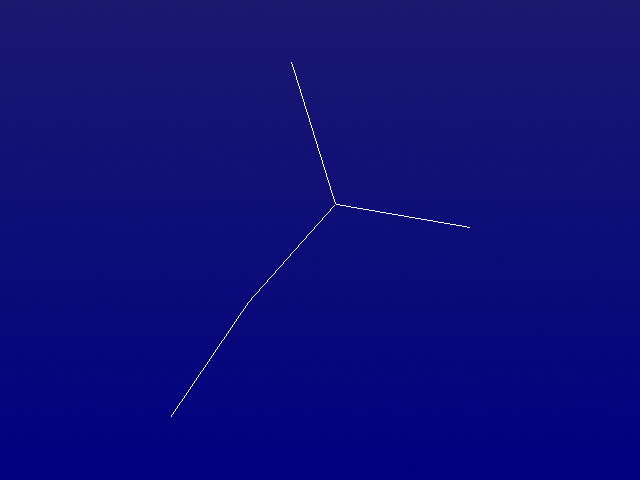

Here is the Python script that generated this plot:
#!/usr/bin/env python

# Generate a random graph with vtkRandomGraphSource and display it using a
# force-directed layout.

# Factory overrides: importing these modules registers the OpenGL rendering
# and interaction style implementations for vtkRenderingCore factory classes.
import vtkmodules.vtkInteractionStyle  # noqa: F401
import vtkmodules.vtkRenderingOpenGL2  # noqa: F401

# VTK pipeline classes used in this example
from vtkmodules.vtkFiltersSources import vtkGraphToPolyData
from vtkmodules.vtkInfovisCore import vtkRandomGraphSource
from vtkmodules.vtkInfovisLayout import (
    vtkForceDirectedLayoutStrategy,
    vtkGraphLayout,
)
from vtkmodules.vtkRenderingCore import (
    vtkActor,
    vtkPolyDataMapper,
    vtkRenderWindow,
    vtkRenderWindowInteractor,
    vtkRenderer,
)

# Colors (normalized RGB)
navy_rgb = (0.0, 0.0, 0.502)
midnight_blue_rgb = (0.098, 0.098, 0.439)

# Source: generate a random graph with 5 vertices and 4 edges
random_graph_source = vtkRandomGraphSource()
random_graph_source.SetNumberOfVertices(5)
random_graph_source.SetNumberOfEdges(4)
random_graph_source.SetSeed(123)

# Filter: layout the graph vertices in 2D
force_directed_layout_strategy = vtkForceDirectedLayoutStrategy()
graph_layout = vtkGraphLayout()
graph_layout.SetInputConnection(random_graph_source.GetOutputPort())
graph_layout.SetLayoutStrategy(force_directed_layout_strategy)

# Filter: convert graph to polydata for rendering
graph_to_polydata = vtkGraphToPolyData()
graph_to_polydata.SetInputConnection(graph_layout.GetOutputPort())

# Mapper: map edge lines to graphics primitives
edge_mapper = vtkPolyDataMapper()
edge_mapper.SetInputConnection(graph_to_polydata.GetOutputPort())
edge_mapper.ScalarVisibilityOff()

# Actor: assign the edge geometry
edge_actor = vtkActor()
edge_actor.SetMapper(edge_mapper)

# Renderer: assemble the scene
renderer = vtkRenderer()
renderer.AddActor(edge_actor)
renderer.SetBackground(navy_rgb)
renderer.SetBackground2(midnight_blue_rgb)
renderer.GradientBackgroundOn()

# Render window: display the rendered scene
render_window = vtkRenderWindow()
render_window.AddRenderer(renderer)
render_window.SetWindowName("random graph source")
render_window.SetMultiSamples(0)
render_window.SetSize(640, 480)

# Interactor: handle mouse and keyboard events
render_window_interactor = vtkRenderWindowInteractor()
render_window_interactor.SetRenderWindow(render_window)

# Scene: reset camera
renderer.ResetCamera()

# Start: launch the interactive visualization
render_window_interactor.Initialize()
render_window_interactor.Start()
